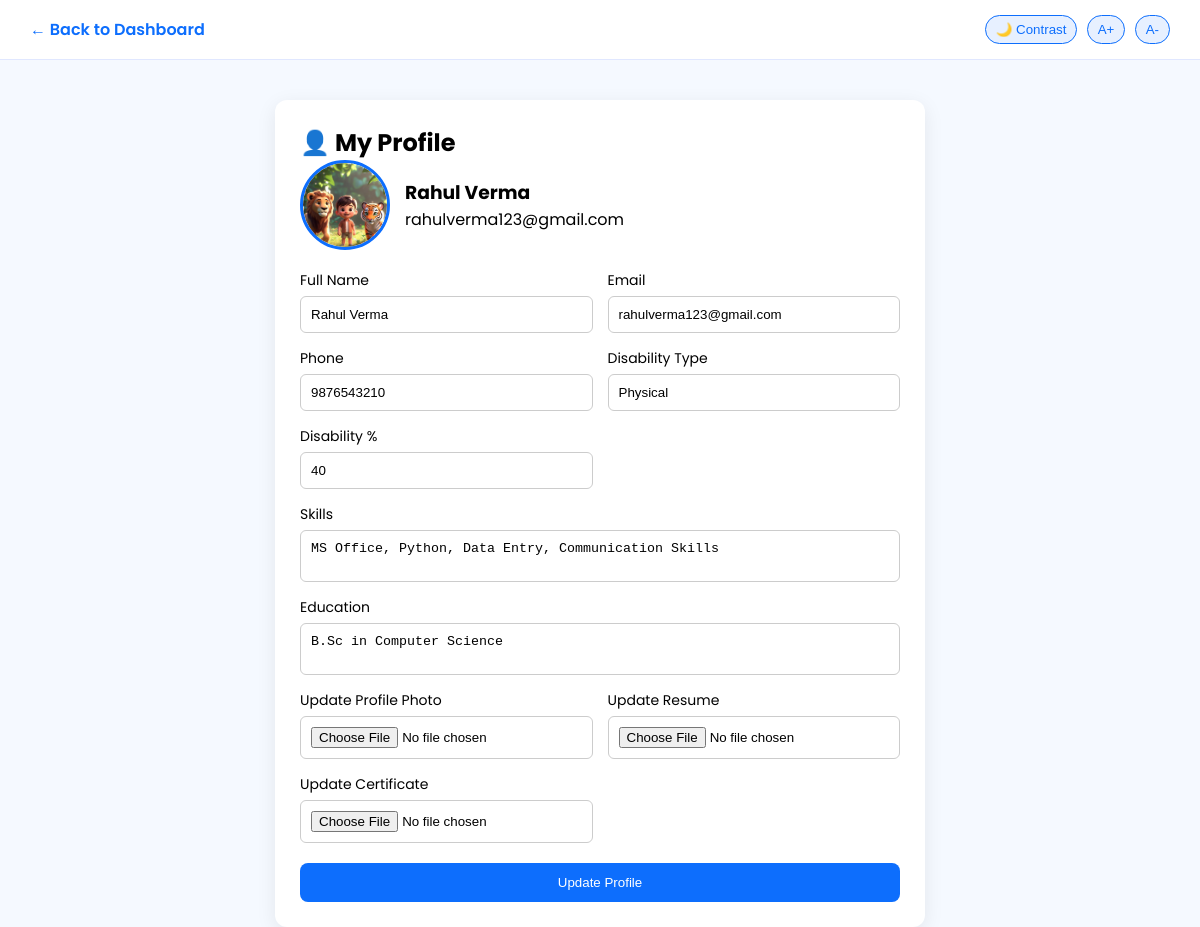
The page /profile/ (signed in) on the database its author committed.
### portal/models.py (models this page shows, shortened)
class CandidateProfile(models.Model):
    user = models.OneToOneField(User, on_delete=models.CASCADE)
    phone = models.CharField(max_length=15)
    disability_type = models.CharField(max_length=50)
    disability_percentage = models.IntegerField()
    skills = models.TextField()
    education = models.CharField(max_length=100)
    profile = models.ImageField(upload_to='profiles/')
    disability_doc = models.FileField(upload_to='documents/')
    resume = models.FileField(upload_to='resumes/')

class User(AbstractUser):
    ROLE_CHOICES = (
        ('candidate', 'Candidate'),
        ('employer', 'Employer'),
        ('admin', 'Admin'),
    )
    role = models.CharField(max_length=20, choices=ROLE_CHOICES)

### portal/views.py (the view, shortened to what this page needs)
# urls.py: path('profile/', views.profile, name='profile'),
@login_required
def profile(request):
    if request.user.role != "candidate":
        return redirect('login')
    user = request.user
    profile = CandidateProfile.objects.get(user=user)
    return render(request, 'profile.html', {'profile': profile})

### templates/profile.html (shortened to what this page needs)
<!DOCTYPE html>
{% load static %}
<html lang="en">
<head>
<link rel="stylesheet" href="{% static 'css/c_profile.css' %}">
</head>
<body>
<header>
<nav>
<a href="{% url 'dashboard' %}">← Back to Dashboard</a>
</nav>
<div class="accessibility-controls">
<button onclick="toggleContrast()">🌙 Contrast</button>
<button onclick="increaseFont()">A+</button>
<button onclick="decreaseFont()">A-</button>
</div>
</header>
<div class="container">
<div class="profile-card">
<h2>👤 My Profile</h2>
<div class="profile-top">
    {% if profile.profile %}
    <img src="{{ profile.profile.url }}" class="profile-img">
    {% else %}
    <img src="{% static 'images/default.png' %}" class="profile-img">
    {% endif %}
    <div>
        <h3>{{ request.user.first_name }}</h3>
        <p>{{ request.user.email }}</p>
    </div>
</div>
<form method="POST" enctype="multipart/form-data">
<div class="form-grid">
<div class="form-group">
<label>Full Name</label>
<input type="text" name="name" value="{{ request.user.first_name }}">
</div>
<div class="form-group">
<label>Email</label>
<input type="email" name="email" value="{{ request.user.email }}">
</div>
<div class="form-group">
<label>Phone</label>
<input type="text" name="phone" value="{{ profile.phone }}">
</div>
<div class="form-group">
<label>Disability Type</label>
<input type="text" name="disability_type" value="{{ profile.disability_type }}">
</div>
<div class="form-group">
<label>Disability %</label>
<input type="number" name="disability_percentage" value="{{ profile.disability_percentage }}">
</div>
<div class="form-group full">
<label>Skills</label>
<textarea name="skills">{{ profile.skills }}</textarea>
</div>
<div class="form-group full">
<label>Education</label>
<textarea name="education">{{ profile.education }}</textarea>
</div>
<div class="form-group">
<label>Update Profile Photo</label>
<input type="file" name="profile">
</div>
<div class="form-group">
<label>Update Resume</label>
<input type="file" name="resume">
</div>
<div class="form-group">
<label>Update Certificate</label>
<input type="file" name="disability_doc">
</div>
</div>
<button class="update-btn">Update Profile</button>
</form>
</div>
</div>
</body>
</html>

### static/css/c_profile.css (style rules this page uses)
* { margin: 0; padding: 0; box-sizing: border-box; }
body { font-family: 'Poppins', sans-serif; background: #f5f9ff; }
header { display: flex; justify-content: space-between; align-items: center; padding: 15px 30px; background: white; border-bottom: 1px solid #e0e7ff; }
header a { text-decoration: none; color: #0d6efd; font-weight: 600; }
.accessibility-controls button { margin-left: 5px; padding: 6px 10px; border-radius: 20px; border: 1px solid #0d6efd; background: #e7f0ff; color: #0d6efd; cursor: pointer; }
.container { display: flex; justify-content: center; margin-top: 40px; }
.profile-card { width: 650px; background: white; padding: 25px; border-radius: 12px; box-shadow: 0 5px 20px rgba(0,0,0,0.08); }
.profile-top { display: flex; align-items: center; gap: 15px; margin-bottom: 20px; }
.profile-img { width: 90px; height: 90px; border-radius: 50%; border: 3px solid #0d6efd; object-fit: cover; }
.form-grid { display: grid; grid-template-columns: 1fr 1fr; gap: 15px; }
.form-group { display: flex; flex-direction: column; }
.form-group.full { grid-column: span 2; }
label { font-size: 14px; margin-bottom: 5px; }
input, textarea { padding: 10px; border-radius: 6px; border: 1px solid #ccc; }
textarea { resize: none; }
.update-btn { margin-top: 20px; padding: 12px; width: 100%; background: #0d6efd; color: white; border: none; border-radius: 8px; cursor: pointer; }

### rows shown on the page
CandidateProfile: profile (picture), phone "9876543210", disability_type "Physical", disability_percentage "40", skills "MS Office, Python, Data Entry, Communication Skills", education "B.Sc in Computer Science"
User: user.first_name "Rahul Verma", user.email "rahulverma123@gmail.com", name "Rahul Verma", email "rahulverma123@gmail.com"
